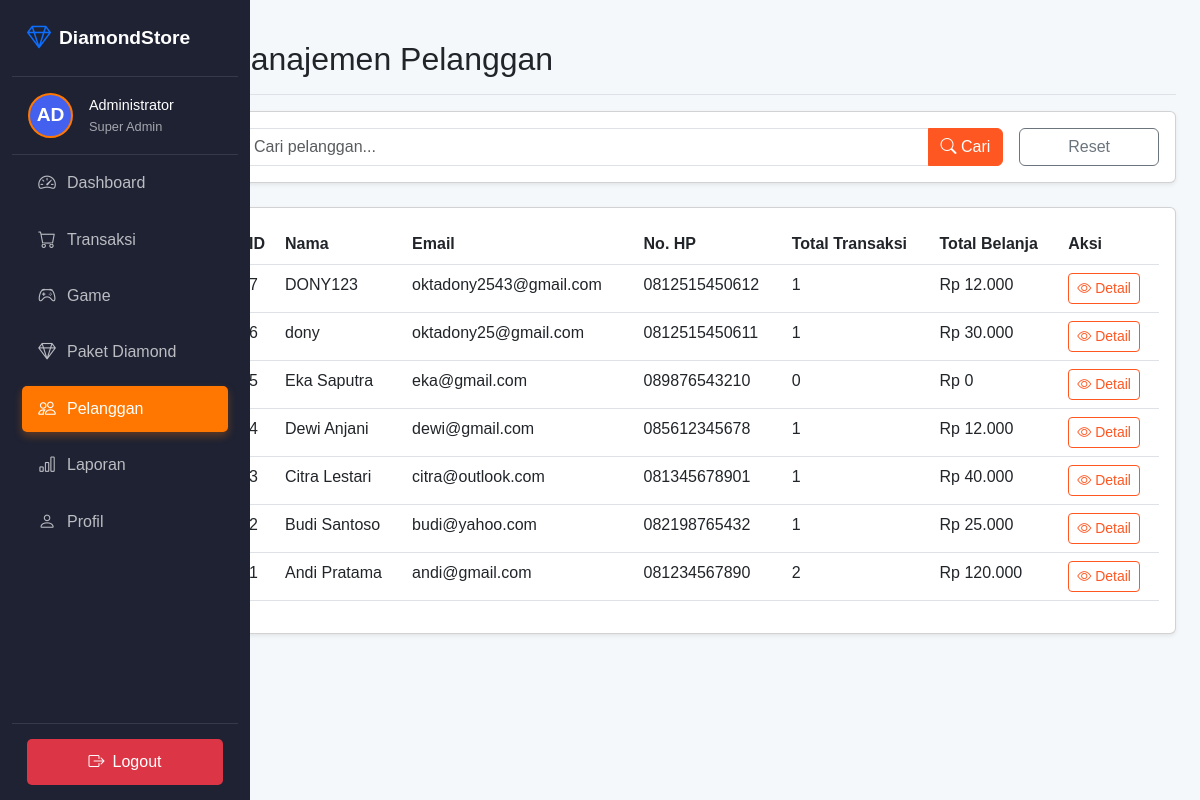
Page /game-topup/admin/customers.php (signed in) on the committed database.
### tables this page shows
CREATE TABLE `pelanggan` (
  `id_pelanggan` int(11) NOT NULL,
  `nama` varchar(100) DEFAULT NULL,
  `email` varchar(100) DEFAULT NULL,
  `no_hp` varchar(15) DEFAULT NULL,
  `user_id` int(11) DEFAULT NULL
);

### game-topup/includes/functions.php (called while the page is built, shortened)
<?php
function formatCurrency($amount) {
    return 'Rp ' . number_format($amount, 0, ',', '.');
}

### game-topup/admin/customers.php (the view, shortened to what this page needs)
<?php
include '../config/database.php';
include '../includes/functions.php';
$limit = 10;
$page = isset($_GET['page']) ? (int)$_GET['page'] : 1;
$start = ($page - 1) * $limit;
$search = isset($_GET['search']) ? sanitize($_GET['search']) : '';
$search_condition = '';
$query = "SELECT * FROM Pelanggan $search_condition ORDER BY id_pelanggan DESC LIMIT $start, $limit";
$result = mysqli_query($conn, $query);
?>
<!DOCTYPE html>
<html lang="en">
<head>
    <link href="https://cdn.jsdelivr.net/npm/bootstrap@5.3.0/dist/css/bootstrap.min.css" rel="stylesheet">
    <link rel="stylesheet" href="https://cdn.jsdelivr.net/npm/bootstrap-icons@1.11.0/font/bootstrap-icons.css">
    <link rel="stylesheet" href="../assets/css/style.css">
</head>
<body>
    <div class="container-fluid">
        <div class="row">
            <?php include 'sidebar.php'; ?>
            <main class="col-md-9 ms-sm-auto col-lg-10 px-md-4 py-4">
                <div class="d-flex justify-content-between flex-wrap flex-md-nowrap align-items-center pt-3 pb-2 mb-3 border-bottom">
                    <h1 class="h2">Manajemen Pelanggan</h1>
                </div>
                <div class="card shadow-sm mb-4">
                    <div class="card-body">
                        <form method="get" action="" class="row g-3">
                            <div class="col-md-10">
                                <div class="input-group">
                                    <input type="text" class="form-control" name="search" placeholder="Cari pelanggan..." value="<?php echo $search; ?>">
                                    <button class="btn btn-primary" type="submit">
                                        <i class="bi bi-search"></i> Cari
                                    </button>
                                </div>
                            </div>
                            <div class="col-md-2">
                                <a href="customers.php" class="btn btn-outline-secondary w-100">Reset</a>
                            </div>
                        </form>
                    </div>
                </div>
                <div class="card shadow-sm">
                    <div class="card-body">
                        <div class="table-responsive">
                            <table class="table table-hover">
                                <thead>
                                    <tr>
                                        <th>ID</th>
                                        <th>Nama</th>
                                        <th>Email</th>
                                        <th>No. HP</th>
                                        <th>Total Transaksi</th>
                                        <th>Total Belanja</th>
                                        <th>Aksi</th>
                                    </tr>
                                </thead>
                                <tbody>
                                    <?php if (mysqli_num_rows($result) > 0): ?>
                                        <?php while ($customer = mysqli_fetch_assoc($result)): ?>
                                        <?php
                                        $id_pelanggan = $customer['id_pelanggan'];
                                        $stats_query = "SELECT COUNT(*) as transaction_count, SUM(total_harga) as total_spending
                                                      FROM Transaksi
                                                      WHERE id_pelanggan = $id_pelanggan";
                                        $stats_result = mysqli_query($conn, $stats_query);
                                        $stats = mysqli_fetch_assoc($stats_result);
                                        $transaction_count = $stats['transaction_count'] ?: 0;
                                        $total_spending = $stats['total_spending'] ?: 0;
                                        ?>
                                        <tr>
                                            <td><?php echo $customer['id_pelanggan']; ?></td>
                                            <td><?php echo $customer['nama']; ?></td>
                                            <td><?php echo $customer['email']; ?></td>
                                            <td><?php echo $customer['no_hp']; ?></td>
                                            <td><?php echo $transaction_count; ?></td>
                                            <td><?php echo formatCurrency($total_spending); ?></td>
                                            <td>
                                                <a href="customer_detail.php?id=<?php echo $customer['id_pelanggan']; ?>" class="btn btn-sm btn-outline-primary">
                                                    <i class="bi bi-eye"></i> Detail
                                                </a>
                                            </td>
                                        </tr>
                                        <?php endwhile; ?>
                                    <?php else: ?>
                                        <tr>
                                            <td colspan="7" class="text-center py-3">Tidak ada pelanggan yang ditemukan</td>
                                        </tr>
                                    <?php endif; ?>
                                </tbody>
                            </table>
                        </div>
                    </div>
                </div>
            </main>
        </div>
    </div>
</body>
</html>

### game-topup/assets/css/style.css (style rules this page uses)
:root { --primary-color: #ff5722; --secondary-color: #e64a19; --accent-color: #ff9800; --success-color: #4caf50; --warning-color: #ffc107; --danger-color: #f44336; --light-color: #f8f9fa; --dark-color: #212529; --gray-dark: #343a40; --gray: #6c757d; }
body { font-family: "Poppins", sans-serif; background-color: #f5f8fa; }
.btn-primary { background-color: var(--primary-color); border-color: var(--primary-color); }
.btn-outline-primary { color: var(--primary-color); border-color: var(--primary-color); }

### rows in the picture
pelanggan: id_pelanggan "7", nama "DONY123", email "oktadony2543@gmail.com", no_hp "0812515450612", transaction_count "1", total_spending "Rp 12.000"
pelanggan: id_pelanggan "6", nama "dony", email "oktadony25@gmail.com", no_hp "0812515450611", transaction_count "1", total_spending "Rp 30.000"
pelanggan: id_pelanggan "5", nama "Eka Saputra", email "eka@gmail.com", no_hp "089876543210", transaction_count "0", total_spending "Rp 0"
pelanggan: id_pelanggan "4", nama "Dewi Anjani", email "dewi@gmail.com", no_hp "085612345678", transaction_count "1", total_spending "Rp 12.000"
pelanggan: id_pelanggan "3", nama "Citra Lestari", email "citra@outlook.com", no_hp "081345678901", transaction_count "1", total_spending "Rp 40.000"
pelanggan: id_pelanggan "2", nama "Budi Santoso", email "budi@yahoo.com", no_hp "082198765432", transaction_count "1", total_spending "Rp 25.000"
pelanggan: id_pelanggan "1", nama "Andi Pratama", email "andi@gmail.com", no_hp "081234567890", transaction_count "2", total_spending "Rp 120.000"
